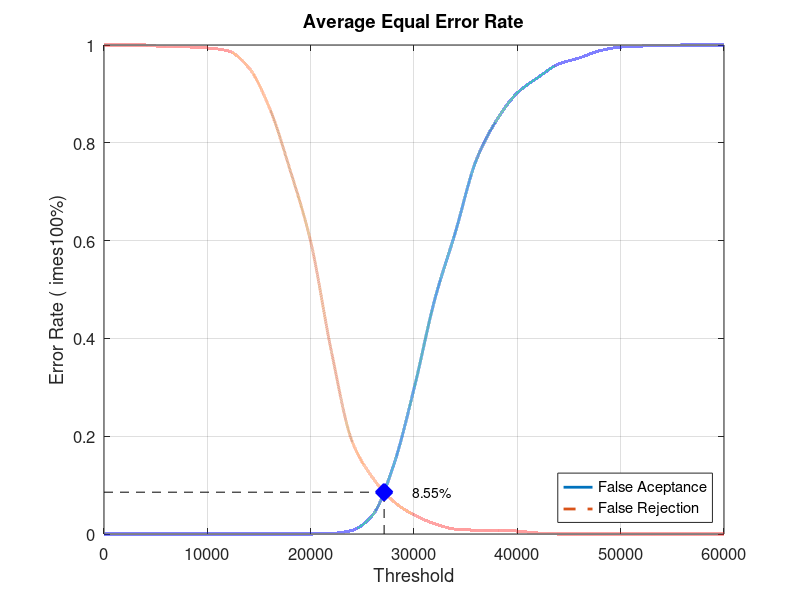
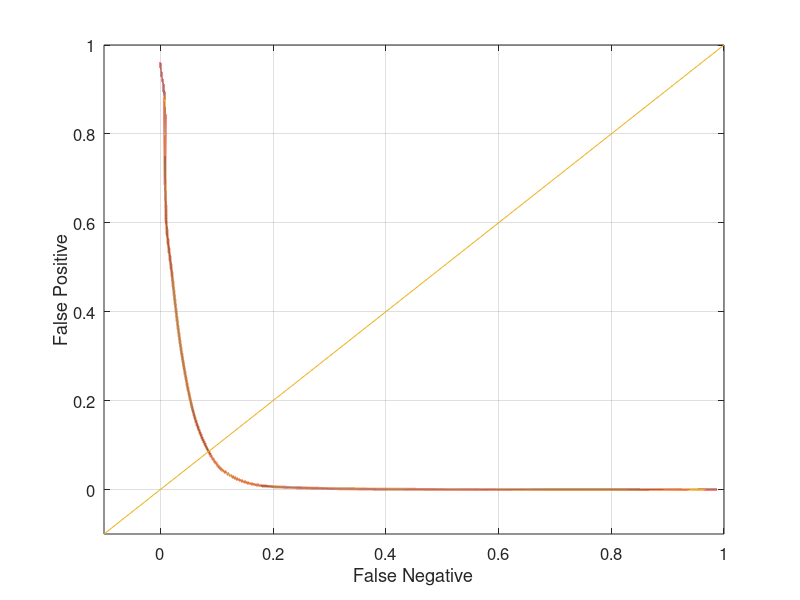

Here is the MATLAB script that generated these plots, in order:
close all;
clear;
clc;
x = 0:2000:60000;
xq = 0:0.5:60000;

y0 = [0 0 0 0 0 0 0 0 0 0 0 0.00105263 0.00736842 0.0389474 0.138947 0.296842 0.478947 0.616842 0.763158 0.846316 0.902105 0.933684 0.961053 0.973684 0.988421 0.99579 0.997895 0.998947 1 1 1]
yy0 = interp1(x, y0, xq, 'pchip');
y1 = [1 1 1 0.996 0.996 0.994 0.988 0.954 0.872 0.745 0.598 0.374 0.19 0.115 0.067 0.039 0.021 0.01 0.008 0.008 0.006 0.002 0 0 0 0 0 0 0 0 0]
yy1 = interp1(x, y1, xq, 'pchip');

% Calculating EER: 
y2 = abs(y0 - y1);
find(y2 == min(y2))
yy2 = abs(yy0 - yy1);
xEER = find(yy2 == min(yy2));
xEERIndex = xq(xEER) % X-axis EER
yEER = yy0(xEER) % Y-axis EER

main = figure
plot(xq, yy0,'-','LineWidth', 2);	hold on
plot(xq, yy1,'--','LineWidth', 2);	hold on
plot([xEERIndex xEERIndex], [0 yEER], 'k--');	hold on
plot([0 xEERIndex], [yEER yEER], 'k--');	hold on
plot(xEERIndex, yEER, 'bx', 'LineWidth', 10);	hold on
text(xEERIndex + 10 * xEERIndex / 100, yEER, [num2str(round((10000 * yEER)) / 100) '%'])
legend('False Aceptance', 'False Rejection', 'Location', 'SouthEast')
xlabel('Threshold')
ylabel('Error Rate (	imes100%)')
title('Average Equal Error Rate')
set(gca, 'FontSize', 12)
axis([0 60000 0 1])
grid on

print(main, 'Database1AverageMain', '-dpng');
FNRxFPR = figure('Color', [1 1 1]);
plot(yy1, yy0, '-', yy1, yy0, 'LineWidth', 2);
hold on
y = -0.1:0.1:1
plot(y, y); 
set(gca, 'FontSize', 12)
xlabel('False Negative')
ylabel('False Positive')
axis([-0.1 1 -0.1 1])
set(gca, 'FontSize', 12)
grid on

print(FNRxFPR, 'Database1AverageFNRxFPR','-dpng');
